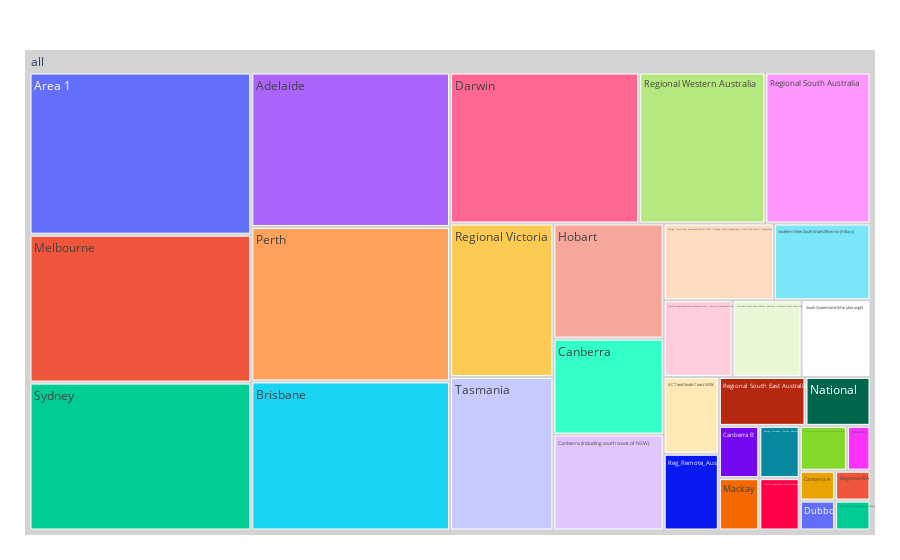

The notebook cell saved with this chart:
### Markdown cell above
## Visualise dataset:

### Code cell
import plotly.express as px

fig = px.treemap(specFreq, path=[px.Constant('all'), 'AREA_NAME'], values='Usage')
fig.update_traces(root_color="lightgrey")
fig.update_layout(margin = dict(t=50, l=25, r=25, b=25))
fig.show()

### Figure 1 — Plotly figure (JSON) as saved in the notebook; plotly's stock layout.template omitted (floating-point values rounded to 4 significant figures)
{"data": [{"branchvalues": "total", "domain": {"x": [0, 1], "y": [0, 1]}, "hovertemplate": "labels=%{label}<br>Usage=%{value}<br>parent=%{parent}<br>id=%{id}<extra></extra>", "ids": ["all/2.3 GHz Band", "all/2.3 GHz Band Perth", "all/ACT and South Coast NSW", "all/Adelaide", "all/Adelaide Rim NE", "all/Adelaide Rim S", "all/Area 1", "all/Area 2", "all/Area 3", "all/Area 4", "all/Area 5", "all/Area 6", "all/Area 7", "all/Ballarat-Bendigo", "all/Brisbane", "all/Brisbane A", "all/Brisbane B", "all/Cairns", "all/Cameron Corner", "all/Canberra", "all/Canberra (including south coast of NSW)", "all/Canberra A", "all/Canberra B", "all/Central Australia", "all/Darwin", "all/Delamere", "all/Dubbo", "all/Geraldton/Kalgoorlie", "all/Gold Fields", "all/Hobart", "all/Kimberley", "all/Launceston", "all/Mackay", "all/Melbourne", "all/Merge: 2.3 GHz Band + 2.3 GHz Band", "all/Merge: 2.3 GHz Band + Merge: 2.3 GHz Band + 2.3 GHz Band", "all/Merge: 2.3 GHz Band Adelaide + 2.3 GHz Band", "all/Merge: Brisbane + Merge: Adelaide + Perth", "all/Merge: Merge: ma002 + ma003 + Merge: ma004 + ma037", "all/Merge: Merge: ma006 + ma009 + Merge: ma051 + Merge: ma007 + ma010", "all/Merge: Merge: ma008 + ma009 + Merge: Merge: ma005 + ma006 + Merge: ma007 + ma010", "all/Merge: Merge: ma010 + ma038 + Merge: ma051 + Merge: ma008 + ma009", "all/Merge: Merge: ma016 + ma018 + Merge: Merge: ma013 + ma014 + Merge: ma017 + Merge: ma015 + Merge: ma011 + ma012", "all/Merge: Merge: ma031 + Merge: ma027 + ma028 + Merge: ma033 + Merge: ma032 + Merge: ma029 + ma030", "all/Merge: Merge: ma034 + Merge: ma016 + ma018 + Merge: Merge: ma033 + Merge: ma030 + ma031 + Merge: ma035 + Merge: ma032 + Merge: ma017 + Merge: ma015 + Merge: ma014 + ma040", "all/Merge: Merge: ma036 + Merge: ma023 + ma039 + Merge: Merge: ma022 + ma046 + Merge: ma024 + Merge: ma020 + ma021", "all/Merge: North East and South Central NSW + Merge: South Queensland + North and Central Queensland", "all/Merge: Regional Northern NSW/Southern Queensland + Merge: North Queensland + Central Queensland", "all/Merge: Regional Southern/Western NSW + Regional South Australia", "all/Merge: Regional Victoria + Tasmania", "all/Merge: ma001 + ma002", "all/Merge: ma005 + ma008", "all/Merge: ma011 + ma018", "all/Merge: ma017 + Merge: ma015 + Merge: ma013 + Merge: ma012 + ma014", "all/Merge: ma019 + ma020", "all/Merge: ma025 + ma026", "all/Merge: ma028 + ma031", "all/Merge: ma029 + Merge: ma027 + ma030", "all/Merge: ma041 + ma053", "all/Merge: ma044 + Merge: ma026 + ma043", "all/Midwest RQZ", "all/NSW EAST", "all/National", "all/North Queensland (Cairns/Townsville)", "all/North Queensland (Cairns/Townsville) + Central Queensland (Mackay)", "all/Northern New South Wales (Grafton) + Western New South Wales (Dubbo)", "all/Outer ACT 1", "all/Outer ACT 2", "all/Outer ACT 3", "all/Perth", "all/Perth - lower/upper", "all/Reg_Remote_Aus", "all/Regional South Australia", "all/Regional South East Australia", "all/Regional Southern/Western NSW", "all/Regional Victoria", "all/Regional WA", "all/Regional Western Australia", "all/Rockhampton", "all/South Queensland (Maryborough)", "all/South Queensland (Maryborough) + Northern New South Wales (Grafton)", "all/Southern New South Wales/Riverina (Albury)", "all/Sydney", "all/Tasmania", "all/Telfer Mine", "all/Toowoomba", "all/Townsville", "all/Western New South Wales (Dubbo)", "all/Wodonga", "all/ma003", "all/ma004", "all/ma016", "all/ma021", "all/ma022", "all/ma023", "all/ma024", "all/ma032", "all/ma033", "all/ma034", "all/ma035", "all/ma036", "all/ma037", "all/ma038", "all/ma039", "all/ma040", "all/ma042", "all/ma043", "all/ma045", "all/ma046", "all/ma047", "all/ma048", "all/ma049", "all/ma050", "all/ma051", "all/ma052", "all"], "labels": ["2.3 GHz Band", "2.3 GHz Band Perth", "ACT and South Coast NSW", "Adelaide", "Adelaide Rim NE", "Adelaide Rim S", "Area 1", "Area 2", "Area 3", "Area 4", "Area 5", "Area 6", "Area 7", "Ballarat-Bendigo", "Brisbane", "Brisbane A", "Brisbane B", "Cairns", "Cameron Corner", "Canberra", "Canberra (including south coast of NSW)", "Canberra A", "Canberra B", "Central Australia", "Darwin", "Delamere", "Dubbo", "Geraldton/Kalgoorlie", "Gold Fields", "Hobart", "Kimberley", "Launceston", "Mackay", "Melbourne", "Merge: 2.3 GHz Band + 2.3 GHz Band", "Merge: 2.3 GHz Band + Merge: 2.3 GHz Band + 2.3 GHz Band", "Merge: 2.3 GHz Band Adelaide + 2.3 GHz Band", "Merge: Brisbane + Merge: Adelaide + Perth", "Merge: Merge: ma002 + ma003 + Merge: ma004 + ma037", "Merge: Merge: ma006 + ma009 + Merge: ma051 + Merge: ma007 + ma010", "Merge: Merge: ma008 + ma009 + Merge: Merge: ma005 + ma006 + Merge: ma007 + ma010", "Merge: Merge: ma010 + ma038 + Merge: ma051 + Merge: ma008 + ma009", "Merge: Merge: ma016 + ma018 + Merge: Merge: ma013 + ma014 + Merge: ma017 + Merge: ma015 + Merge: ma011 + ma012", "Merge: Merge: ma031 + Merge: ma027 + ma028 + Merge: ma033 + Merge: ma032 + Merge: ma029 + ma030", "Merge: Merge: ma034 + Merge: ma016 + ma018 + Merge: Merge: ma033 + Merge: ma030 + ma031 + Merge: ma035 + Merge: ma032 + Merge: ma017 + Merge: ma015 + Merge: ma014 + ma040", "Merge: Merge: ma036 + Merge: ma023 + ma039 + Merge: Merge: ma022 + ma046 + Merge: ma024 + Merge: ma020 + ma021", "Merge: North East and South Central NSW + Merge: South Queensland + North and Central Queensland", "Merge: Regional Northern NSW/Southern Queensland + Merge: North Queensland + Central Queensland", "Merge: Regional Southern/Western NSW + Regional South Australia", "Merge: Regional Victoria + Tasmania", "Merge: ma001 + ma002", "Merge: ma005 + ma008", "Merge: ma011 + ma018", "Merge: ma017 + Merge: ma015 + Merge: ma013 + Merge: ma012 + ma014", "Merge: ma019 + ma020", "Merge: ma025 + ma026", "Merge: ma028 + ma031", "Merge: ma029 + Merge: ma027 + ma030", "Merge: ma041 + ma053", "Merge: ma044 + Merge: ma026 + ma043", "Midwest RQZ", "NSW EAST", "National", "North Queensland (Cairns/Townsville)", "North Queensland (Cairns/Townsville) + Central Queensland (Mackay)", "Northern New South Wales (Grafton) + Western New South Wales (Dubbo)", "Outer ACT 1", "Outer ACT 2", "Outer ACT 3", "Perth", "Perth - lower/upper", "Reg_Remote_Aus", "Regional South Australia", "Regional South East Australia", "Regional Southern/Western NSW", "Regional Victoria", "Regional WA", "Regional Western Australia", "Rockhampton", "South Queensland (Maryborough)", "South Queensland (Maryborough) + Northern New South Wales (Grafton)", "Southern New South Wales/Riverina (Albury)", "Sydney", "Tasmania", "Telfer Mine", "Toowoomba", "Townsville", "Western New South Wales (Dubbo)", "Wodonga", "ma003", "ma004", "ma016", "ma021", "ma022", "ma023", "ma024", "ma032", "ma033", "ma034", "ma035", "ma036", "ma037", "ma038", "ma039", "ma040", "ma042", "ma043", "ma045", "ma046", "ma047", "ma048", "ma049", "ma050", "ma051", "ma052", "all"], "name": "", "parents": ["all", "all", "all", "all", "all", "all", "all", "all", "all", "all", "all", "all", "all", "all", "all", "all", "all", "all", "all", "all", "all", "all", "all", "all", "all", "all", "all", "all", "all", "all", "all", "all", "all", "all", "all", "all", "all", "all", "all", "all", "all", "all", "all", "all", "all", "all", "all", "all", "all", "all", "all", "all", "all", "all", "all", "all", "all", "all", "all", "all", "all", "all", "all", "all", "all", "all", "all", "all", "all", "all", "all", "all", "all", "all", "all", "all", "all", "all", "all", "all", "all", "all", "all", "all", "all", "all", "all", "all", "all", "all", "all", "all", "all", "all", "all", "all", "all", "all", "all", "all", "all", "all", "all", "all", "all", "all", "all", "all", "all", "all", "all", "all", "all", "all", "all", ""], "root": {"color": "lightgrey"}, "type": "treemap", "values": [0, 0, 40, 290, 0, 0, 340, 0, 0, 0, 0, 0, 0, 0, 280, 10, 0, 0, 0, 100, 100, 10, 20, 0, 270, 0, 10, 0, 0, 120, 0, 0, 20, 310, 0, 0, 0, 20, 0, 0, 0, 0, 0, 0, 0, 0, 80, 0, 0, 0, 0, 0, 0, 0, 0, 0, 0, 0, 0, 0, 0, 0, 30, 20, 50, 50, 0, 0, 0, 290, 0, 40, 150, 40, 0, 150, 10, 180, 0, 50, 20, 70, 310, 150, 0, 0, 0, 10, 0, 0, 0, 0, 0, 0, 0, 0, 0, 0, 0, 0, 0, 0, 0, 0, 0, 0, 0, 0, 0, 0, 0, 0, 0, 0, 0, 3640]}], "layout": {"legend": {"tracegroupgap": 0}, "margin": {"b": 25, "l": 25, "r": 25, "t": 50}}}
